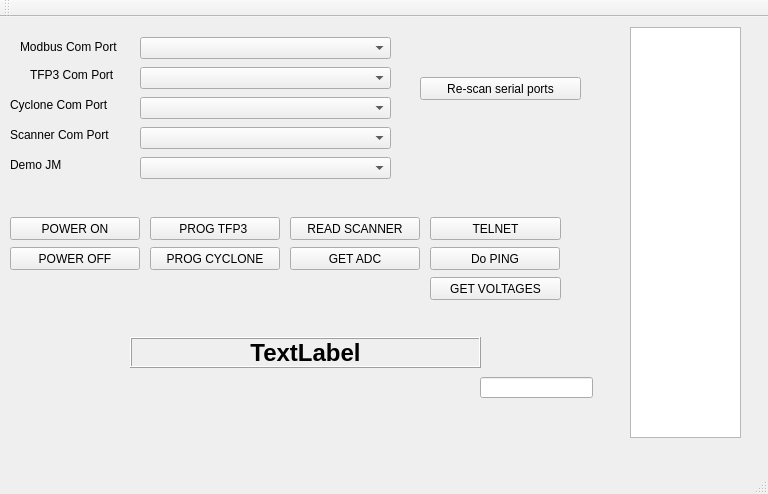
<?xml version="1.0" encoding="UTF-8"?>
<ui version="4.0">
 <class>MainWindow</class>
 <widget class="QMainWindow" name="MainWindow">
  <property name="geometry">
   <rect>
    <x>0</x>
    <y>0</y>
    <width>768</width>
    <height>494</height>
   </rect>
  </property>
  <property name="windowTitle">
   <string>MainWindow</string>
  </property>
  <widget class="QWidget" name="centralWidget">
   <widget class="QPushButton" name="pbPowerOn">
    <property name="geometry">
     <rect>
      <x>10</x>
      <y>200</y>
      <width>130</width>
      <height>23</height>
     </rect>
    </property>
    <property name="text">
     <string>POWER ON</string>
    </property>
   </widget>
   <widget class="QPushButton" name="pbPowerOff">
    <property name="geometry">
     <rect>
      <x>10</x>
      <y>230</y>
      <width>130</width>
      <height>23</height>
     </rect>
    </property>
    <property name="text">
     <string>POWER OFF</string>
    </property>
   </widget>
   <widget class="QComboBox" name="cbTFP3ComPort">
    <property name="geometry">
     <rect>
      <x>140</x>
      <y>50</y>
      <width>251</width>
      <height>22</height>
     </rect>
    </property>
   </widget>
   <widget class="QLabel" name="lblTFP3ComPort">
    <property name="geometry">
     <rect>
      <x>30</x>
      <y>50</y>
      <width>101</width>
      <height>16</height>
     </rect>
    </property>
    <property name="text">
     <string>TFP3 Com Port</string>
    </property>
   </widget>
   <widget class="QLabel" name="lblCycloneComPort">
    <property name="geometry">
     <rect>
      <x>10</x>
      <y>80</y>
      <width>121</width>
      <height>16</height>
     </rect>
    </property>
    <property name="text">
     <string>Cyclone Com Port</string>
    </property>
   </widget>
   <widget class="QComboBox" name="cbCycloneComPort">
    <property name="geometry">
     <rect>
      <x>140</x>
      <y>80</y>
      <width>251</width>
      <height>22</height>
     </rect>
    </property>
   </widget>
   <widget class="QComboBox" name="cbScannerComPort">
    <property name="geometry">
     <rect>
      <x>140</x>
      <y>110</y>
      <width>251</width>
      <height>22</height>
     </rect>
    </property>
   </widget>
   <widget class="QLabel" name="lblScannerComPort">
    <property name="geometry">
     <rect>
      <x>10</x>
      <y>110</y>
      <width>131</width>
      <height>16</height>
     </rect>
    </property>
    <property name="text">
     <string>Scanner Com Port</string>
    </property>
   </widget>
   <widget class="QLabel" name="lblModbusComPort">
    <property name="geometry">
     <rect>
      <x>20</x>
      <y>20</y>
      <width>111</width>
      <height>20</height>
     </rect>
    </property>
    <property name="text">
     <string>Modbus Com Port</string>
    </property>
   </widget>
   <widget class="QComboBox" name="cbModbusComPort">
    <property name="geometry">
     <rect>
      <x>140</x>
      <y>20</y>
      <width>251</width>
      <height>22</height>
     </rect>
    </property>
   </widget>
   <widget class="QPushButton" name="pbProgTFP3">
    <property name="geometry">
     <rect>
      <x>150</x>
      <y>200</y>
      <width>130</width>
      <height>23</height>
     </rect>
    </property>
    <property name="text">
     <string>PROG TFP3 </string>
    </property>
   </widget>
   <widget class="QPushButton" name="pbProgCyclone">
    <property name="geometry">
     <rect>
      <x>150</x>
      <y>230</y>
      <width>130</width>
      <height>23</height>
     </rect>
    </property>
    <property name="text">
     <string>PROG CYCLONE</string>
    </property>
   </widget>
   <widget class="QPushButton" name="pbReadScanner">
    <property name="geometry">
     <rect>
      <x>290</x>
      <y>200</y>
      <width>130</width>
      <height>23</height>
     </rect>
    </property>
    <property name="text">
     <string>READ SCANNER</string>
    </property>
   </widget>
   <widget class="QPushButton" name="pbSendTelnet">
    <property name="geometry">
     <rect>
      <x>430</x>
      <y>200</y>
      <width>131</width>
      <height>23</height>
     </rect>
    </property>
    <property name="text">
     <string>TELNET</string>
    </property>
   </widget>
   <widget class="QPushButton" name="pbDoPing">
    <property name="geometry">
     <rect>
      <x>430</x>
      <y>230</y>
      <width>130</width>
      <height>23</height>
     </rect>
    </property>
    <property name="text">
     <string>Do PING</string>
    </property>
   </widget>
   <widget class="QPushButton" name="pbGetADC">
    <property name="geometry">
     <rect>
      <x>290</x>
      <y>230</y>
      <width>130</width>
      <height>23</height>
     </rect>
    </property>
    <property name="text">
     <string>GET ADC</string>
    </property>
   </widget>
   <widget class="QPushButton" name="pbRescanSerialPorts">
    <property name="geometry">
     <rect>
      <x>420</x>
      <y>60</y>
      <width>161</width>
      <height>23</height>
     </rect>
    </property>
    <property name="text">
     <string>Re-scan serial ports</string>
    </property>
   </widget>
   <widget class="QLabel" name="lblStatus">
    <property name="geometry">
     <rect>
      <x>130</x>
      <y>320</y>
      <width>351</width>
      <height>31</height>
     </rect>
    </property>
    <property name="font">
     <font>
      <pointsize>18</pointsize>
      <weight>75</weight>
      <bold>true</bold>
     </font>
    </property>
    <property name="frameShape">
     <enum>QFrame::Box</enum>
    </property>
    <property name="frameShadow">
     <enum>QFrame::Raised</enum>
    </property>
    <property name="text">
     <string>TextLabel</string>
    </property>
    <property name="alignment">
     <set>Qt::AlignCenter</set>
    </property>
   </widget>
   <widget class="QComboBox" name="cbDemoJMComPort">
    <property name="geometry">
     <rect>
      <x>140</x>
      <y>140</y>
      <width>251</width>
      <height>22</height>
     </rect>
    </property>
   </widget>
   <widget class="QLabel" name="lblDemoJM">
    <property name="geometry">
     <rect>
      <x>10</x>
      <y>140</y>
      <width>131</width>
      <height>16</height>
     </rect>
    </property>
    <property name="text">
     <string>Demo JM</string>
    </property>
   </widget>
   <widget class="QPlainTextEdit" name="txtSerialData">
    <property name="geometry">
     <rect>
      <x>630</x>
      <y>10</y>
      <width>111</width>
      <height>411</height>
     </rect>
    </property>
   </widget>
   <widget class="QLineEdit" name="lnSerialTest">
    <property name="geometry">
     <rect>
      <x>480</x>
      <y>360</y>
      <width>113</width>
      <height>21</height>
     </rect>
    </property>
   </widget>
   <widget class="QPushButton" name="pbTelnetGetVoltages">
    <property name="geometry">
     <rect>
      <x>430</x>
      <y>260</y>
      <width>131</width>
      <height>23</height>
     </rect>
    </property>
    <property name="text">
     <string>GET VOLTAGES</string>
    </property>
   </widget>
  </widget>
  <widget class="QMenuBar" name="menuBar">
   <property name="geometry">
    <rect>
     <x>0</x>
     <y>0</y>
     <width>768</width>
     <height>21</height>
    </rect>
   </property>
  </widget>
  <widget class="QToolBar" name="mainToolBar">
   <attribute name="toolBarArea">
    <enum>TopToolBarArea</enum>
   </attribute>
   <attribute name="toolBarBreak">
    <bool>false</bool>
   </attribute>
  </widget>
  <widget class="QStatusBar" name="statusBar"/>
 </widget>
 <layoutdefault spacing="6" margin="11"/>
 <resources/>
 <connections/>
</ui>
